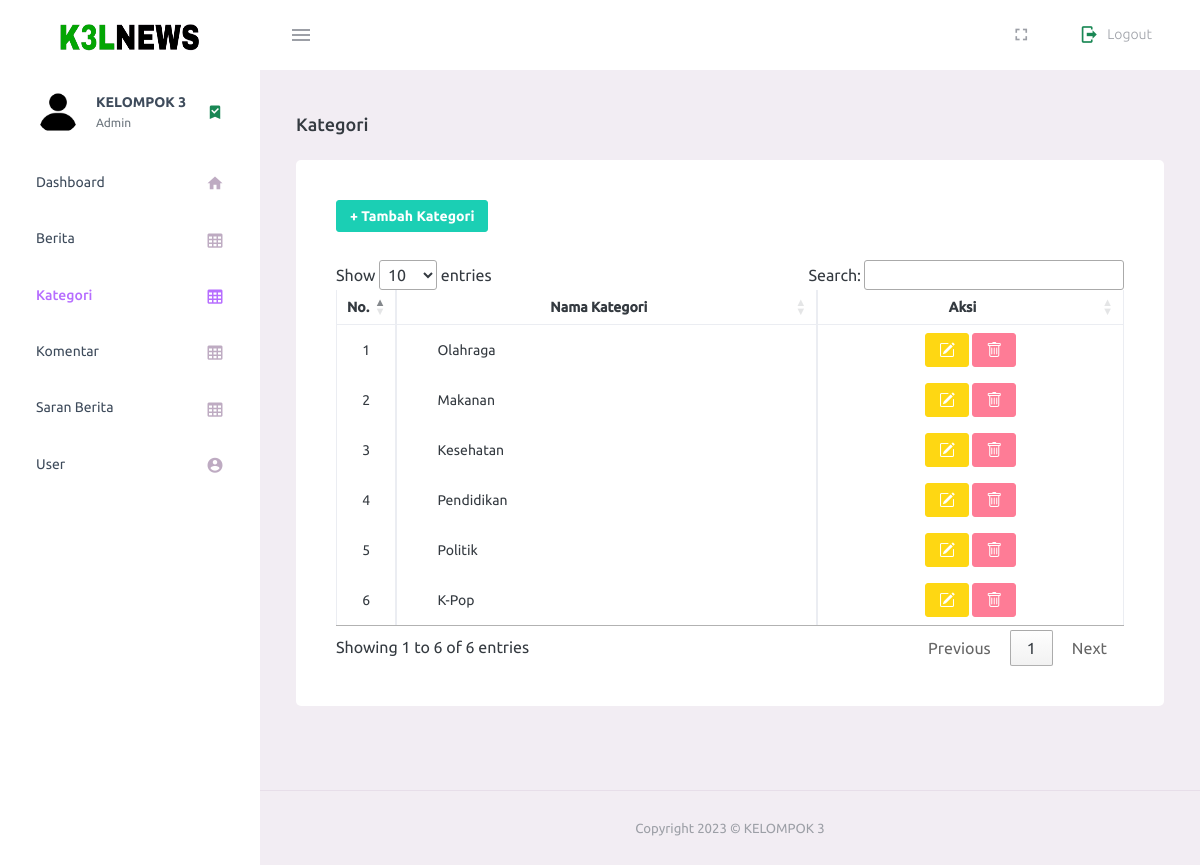
The app's page /admin/kategori.php (signed in), older data.
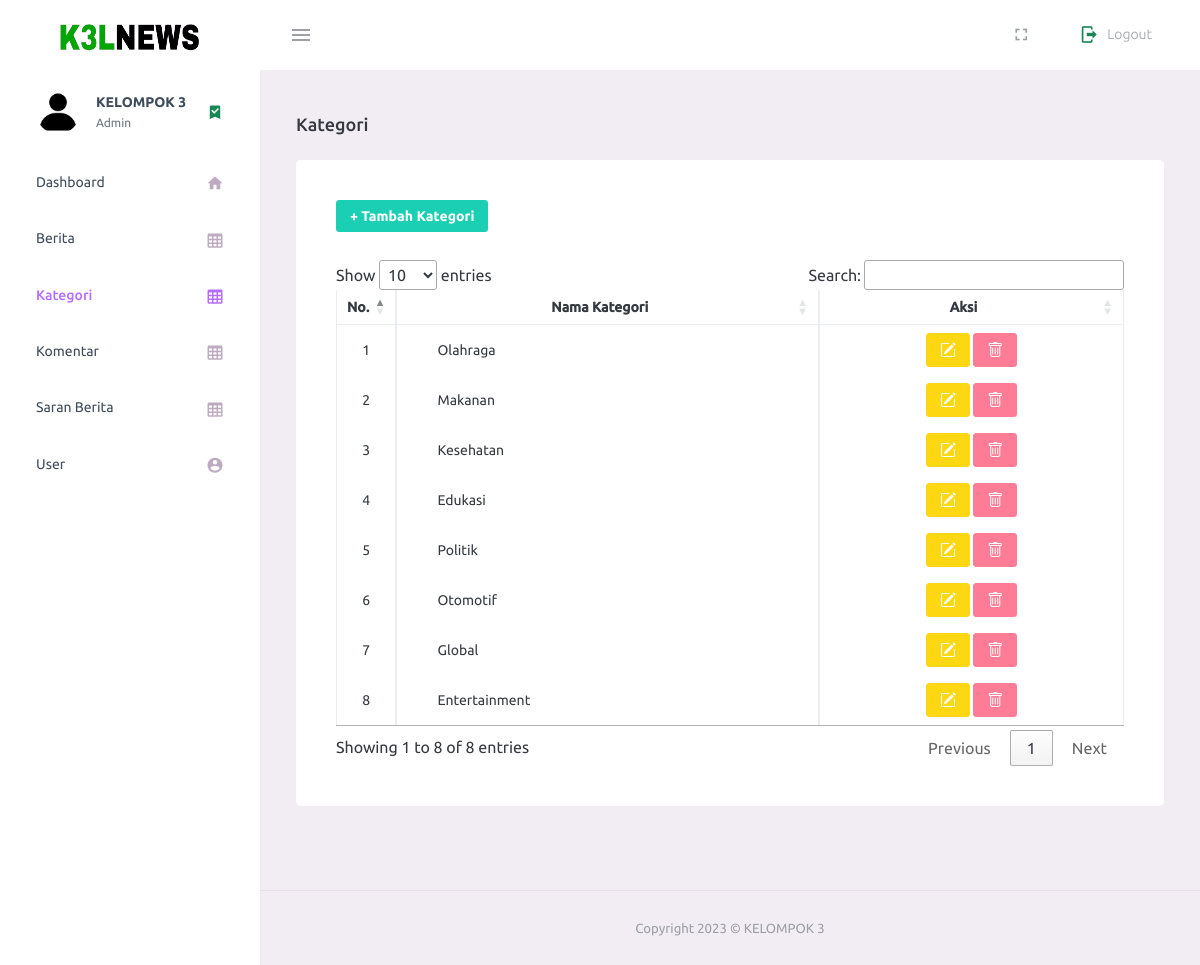
The same page, newer data.
### tables this page shows
CREATE TABLE `kategori` (
  `id_kategori` int(11) NOT NULL,
  `nama_kategori` varchar(30) NOT NULL
);

### admin/kategori.php (the view, shortened to what the changed rows need)
<?php
include_once('../connection.php');
$query = mysqli_query($conn, "SELECT * FROM kategori");
?>
<!DOCTYPE html>
<html lang="en">
<head>
  <link rel="stylesheet" href="assets/vendors/mdi/css/materialdesignicons.min.css">
  <link rel="stylesheet" href="assets/vendors/css/vendor.bundle.base.css">
  <link href="https://cdn.jsdelivr.net/npm/bootstrap@5.3.0-alpha3/dist/css/bootstrap.min.css" rel="stylesheet"
>
  <link rel="stylesheet" href="https://cdn.jsdelivr.net/npm/bootstrap-icons@1.10.5/font/bootstrap-icons.css">
  <link rel="stylesheet" href="https://cdn.datatables.net/1.13.4/css/jquery.dataTables.css" />
  <link rel="stylesheet" href="assets/css/style.css">
</head>
<body>
  <div class="container-scroller">
    <div class="container-fluid page-body-wrapper">
      <div class="main-panel">
        <div class="content-wrapper">
          <div class="row">
            <div class="col-lg-12 grid-margin stretch-card">
              <div class="card">
                <div class="card-body">
                  <h4 class="card-title">
                    <a href="" class="btn btn-success btn-sm mb-3" data-bs-toggle="modal"
                      data-bs-target="#ModalTambahKategori">
                    </a>
                  </h4>
                  <table class="table table-bordered" id="myTable">
                    <thead>
                      <tr class="text-center align-middle">
                        <th class="text-center" scope="col" width="10px">No. </th>
                        <th class="text-center" scope="col" width="650px">Nama Kategori</th>
                        <th class="text-center" scope="col" width="450px">Aksi</th>
                      </tr>
                    </thead>
                    <tbody>
                      <?php $i = 1 ?>
                      <?php foreach ($query as $data) : ?>
                      <tr>
                        <td class="text-center align-middle"><?= $i; ?></td>
                        <td style="padding-left: 40px;"><?= $data['nama_kategori']; ?></td>
                        <td width="100px" class="text-center align-middle">
                          <a href="#ModalEditKategori<?= $data['id_kategori'] ?>"
                            class="btn btn-warning btn-sm text-white" data-bs-toggle="modal"
                            data-bs-target="#ModalEditKategori<?= $data['id_kategori'] ?>"><i
                              class="bi bi-pencil-square"></i></a>
                          <a href="#" class="btn btn-danger btn-sm"
                            onclick="confirmDelete(<?= $data['id_kategori'] ?>)"><i class="bi bi-trash"></i></a>
                        </td>
                      </tr>
                      <?php $i++; ?>
                      <?php endforeach; ?>
                    </tbody>
                  </table>
                </div>
              </div>
            </div>
          </div>
        </div>
      </div>
    </div>
  </div>
</body>
</html>

Row changes from the older to the newer data that the page shows:
changed kategori: nama_kategori "Pendidikan" → "Edukasi"
changed kategori: nama_kategori "K-Pop" → "Otomotif"
added kategori: nama_kategori "Global"
added kategori: nama_kategori "Entertainment"
Text that changed along with them:
text written by a page script: "Show entries Search: Showing 1 to 6 of 6 entries Previous 1 Next" → "Show entries Search: Showing 1 to 8 of 8 entries Previous 1 Next"
